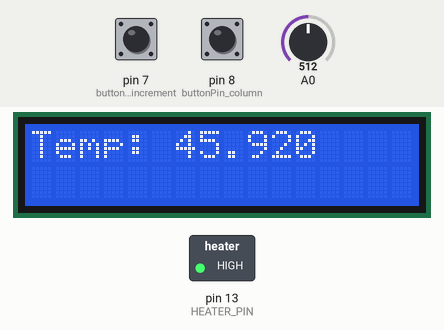
Recording of a sketch running on a simulated Arduino Uno, built with avr-gcc and run on an emulated ATmega328P. Shown: 16×2 character LCD, switched loads named in the sketch (green lamp = pin HIGH). The test bench sets the inputs (shaded band); at power-on: pin 7 (buttonPin_increment) HIGH, pin 8 (buttonPin_column) HIGH, A0 = 512. What the sketch prints to the serial monitor is not drawn.

Above: at 1.4 s.
1.5 s: pin 7 (buttonPin_increment) pulled LOW for 0.25 s
At 3.3 s:
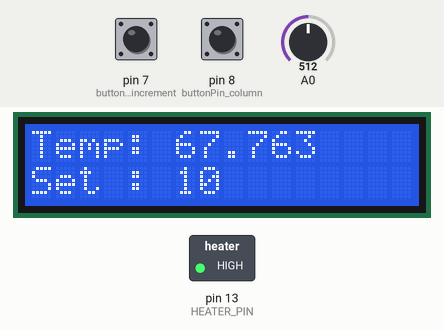
3.6 s: pin 8 (buttonPin_column) pulled LOW for 0.25 s
6.8 s: A0 set to 716
At 7.0 s:
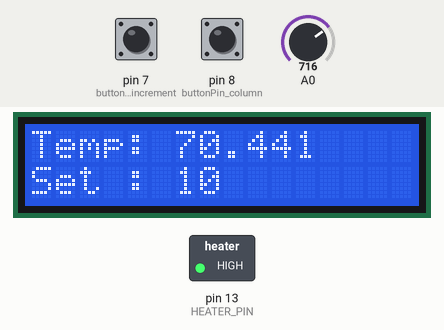
8.4 s: pin 7 (buttonPin_increment) pulled LOW for 1 s
At 9.5 s:
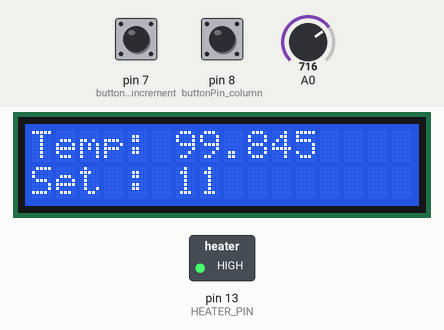
10.9 s: A0 set to 900
At 11.15 s:
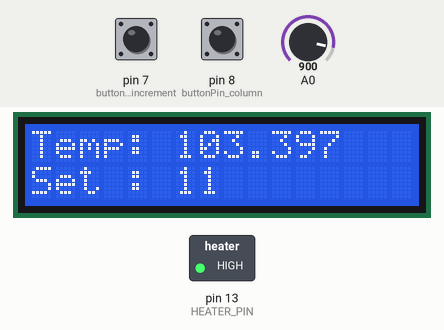
12.5 s: A0 set to 1023
At 15.3 s:
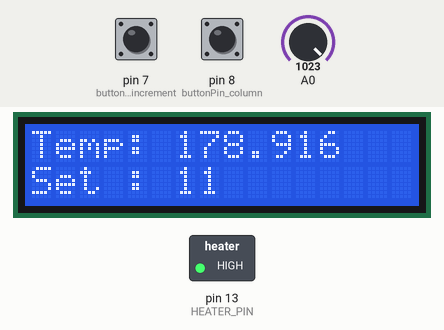
Timing chart, 0 to 16.8 s (numbered marks = the images above; inputs shaded):
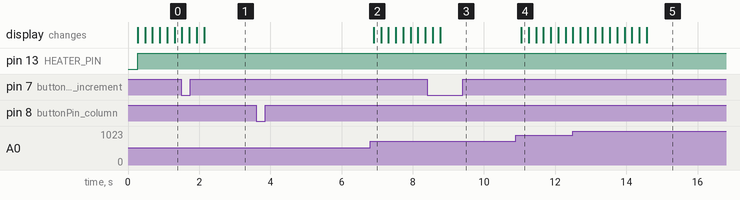

Measured:
- after the input at 1.5 s, the display: first changes at once (image 1 shows a later state)
- after the input at 3.6 s, every drawn part: stays the same
- after the input at 6.8 s, the display: changes after 0.10 s (image 2)
- after the input at 10.9 s, the display: changes after 0.15 s (image 4)

The sketch:

PID_Control_Heater.ino
```cpp
#include <stdio.h>
#include <math.h>
#define N 10  // Jumlah sampel untuk moving average
#include <LiquidCrystal.h>

float eksponen;
float temperatur;
int dataIndex = 1;
float dataBuffer[N];  // Buffer untuk menyimpan nilai ADC
int bufferIndex = 0;
const int buttonPin_increment = 7;
const int buttonPin_column = 8;
const int HEATER_PIN = 13;
int counter = 0;
const int rs = 12, en = 10, d4 = 5, d5 = 4, d6 = 3, d7 = 2;
LiquidCrystal lcd(rs, en, d4, d5, d6, d7);
int setpoint = 0;
int digits[2] = {0, 0};
int currentColumn = 0;
unsigned long lastDebounceTime = 0;
const unsigned long debounceDelay = 50;
float histeresis = 0.5;
static bool lastIncrementState = HIGH;  // Pengatur nilai kenaikan
static bool lastColumnState = HIGH;     // Pengatur kolom yang akan diatur
bool incrementState = digitalRead(buttonPin_increment);
bool columnState = digitalRead(buttonPin_column);
int adcValue;
float movingAverage;
String status;
double Kp = 40.0;	   // dapat disesuaikan nilainya
double Ki = 0.0;   // dapat disesuaikan nilainya
double Kd = 27.5;   // dapat disesuaikan nilainya
double error, prevError = 0;
double integral = 0;
double output;
double dt = 1.0; // sampling rate (dalam detik)
unsigned long cycleTime = 1000;  // Durasi 1 siklus TPO dalam milidetik
unsigned long windowStartTime = 0;

void readTemp() {
  // Membaca nilai ADC
  adcValue = analogRead(A0);

  // Menyimpan nilai ke dalam buffer
  dataBuffer[bufferIndex] = adcValue;
  bufferIndex = (bufferIndex + 1) % N; // Rotasi indeks

  // Menghitung Moving Average
  float sum = 0;
  for (int i = 0; i < N; i++) {
      sum += dataBuffer[i];
  }
  movingAverage = sum / N;

  // Menghitung nilai temperatur
  eksponen = exp(0.0019*movingAverage);
  temperatur = 25.616*eksponen;

  //temperatur = 0.0001*(adcValue*adcValue)+0.0278*adcValue+27.386;
}

void buttonLogic() {
  // Increment Button Logic
  if (lastIncrementState == HIGH && incrementState == LOW && millis() - lastDebounceTime > debounceDelay) {
      digits[currentColumn]++;
      if (digits[currentColumn] > 9) digits[currentColumn] = 0;
      displaySetpoint();
      lastDebounceTime = millis();
  }

  // Column Button Logic
  if (lastColumnState == HIGH && columnState == LOW && millis() - lastDebounceTime > debounceDelay) {
      currentColumn--;
      if (currentColumn < 0) currentColumn = 1;
      displaySetpoint();
      lastDebounceTime = millis();
  }
  lastIncrementState = incrementState;
  lastColumnState = columnState;
}

void displaySetpoint() {
  setpoint = digits[0] * 10 + digits[1];
  lcd.setCursor(0, 1);
  lcd.print("Set : ");

  // Highlight active digit
  for (int i = 0; i < 2; i++) {
    if (i == currentColumn) {
      lcd.print(digits[i]);
    } else {
      lcd.print(digits[i]);
    }
  }
}

void onoff_logic() {
  if (temperatur < setpoint-histeresis) {
    digitalWrite(HEATER_PIN, HIGH);
    status = "On";
  } else if (temperatur > setpoint+histeresis) {
    digitalWrite(HEATER_PIN, LOW);
    status = "Off";
  }

  lcd.setCursor(9,1);
  lcd.print(status);
  lcd.print("   ");
}

void PID_control() {
  error = setpoint - temperatur;

  integral += error*dt;
  integral = constrain(integral, -50, 50);

  double derivative = (error - prevError) / dt;

  output = Kp*error + Ki*integral + Kd*derivative;
  output = constrain(output, 0, 100);
}

void TPO() {
  unsigned long now = millis();
  if (now - windowStartTime > cycleTime) {
    windowStartTime += cycleTime;
  }

  double onTime = (output/100.0) * cycleTime;

  if ((now - windowStartTime) < onTime) {
    digitalWrite(HEATER_PIN, LOW);
  } else {
    digitalWrite(HEATER_PIN, HIGH);
  }
  prevError = error;
}

void setup() {
  pinMode(buttonPin_increment, INPUT);
  pinMode(buttonPin_column, INPUT);
  pinMode(HEATER_PIN, OUTPUT);
  digitalWrite(HEATER_PIN, LOW);  // Matikan heater pada awal nyala- Heater Active HIGH
  windowStartTime = millis();
  Serial.begin(9600);
  lcd.begin(16, 2);
  delay(200);
  lcd.clear();
}

void loop() {
  // Panggil fungsi pembacaan temperatur
  readTemp();

  // Print ke serial monitor untuk pengawasan
  Serial.print(setpoint);     // Data 1 (ADC Value)
  Serial.print(",");
  Serial.print(adcValue); // Data 2 (Moving Average)
  Serial.print(",");
  Serial.println(temperatur);

  // Print ke LCD
  lcd.setCursor(0, 0);
  lcd.print("                ");
  lcd.setCursor(0, 0);
  lcd.print("Temp:           ");
  lcd.setCursor(6, 0);
  lcd.print(temperatur, 3);
  // lcd.setCursor(uint8_t, uint8_t)

  incrementState = digitalRead(buttonPin_increment);
  columnState = digitalRead(buttonPin_column);

  // Panggil fungsi logika button untuk atur setpoint
  buttonLogic();

  // Panggil fungsi on-off
  // onoff_logic();

  // Panggil fungsi PID dan kontrol output
  PID_control();
  TPO();

  // Delay total sistem
  delay(200);
}
```
